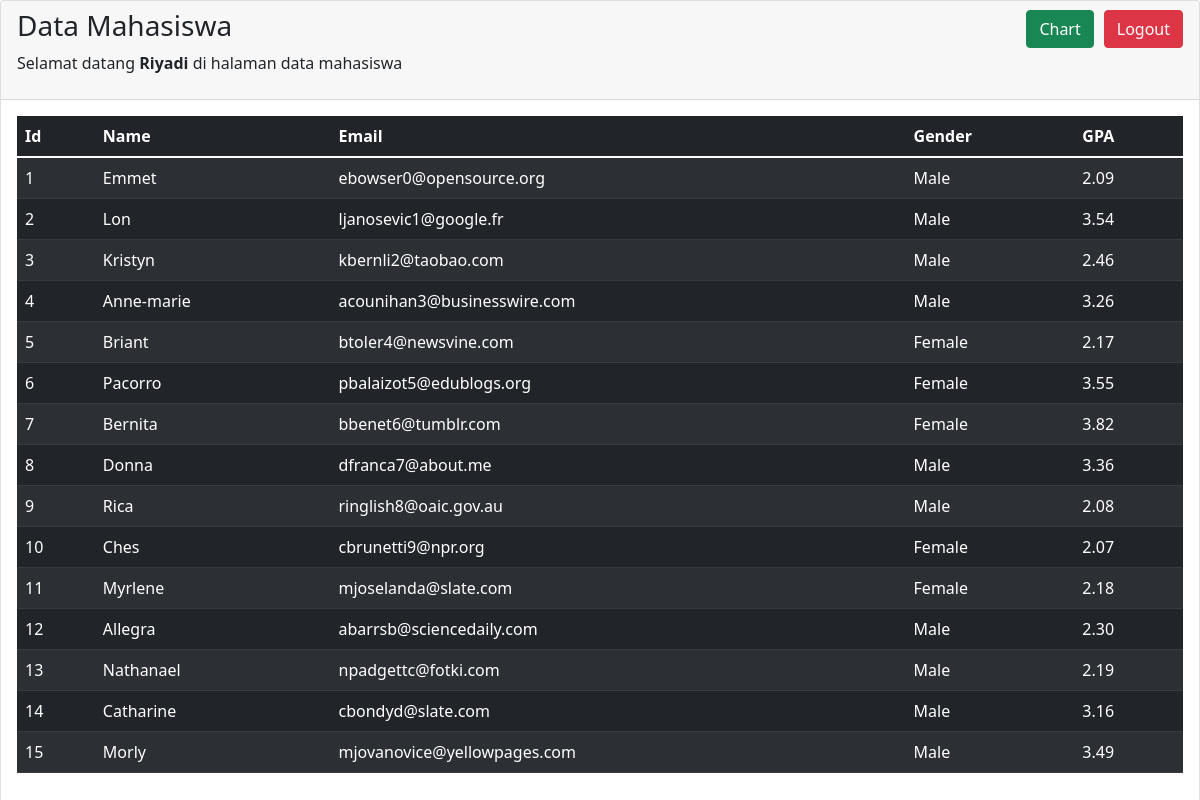
/admin/home.php (signed in), run on the app's committed database.
### tables this page shows
CREATE TABLE `mhs` (
  `id` int NOT NULL AUTO_INCREMENT,
  `nama` varchar(45) DEFAULT NULL,
  `email` varchar(45) DEFAULT NULL,
  `gender` varchar(45) DEFAULT NULL,
  `ipk` decimal(3,2) DEFAULT NULL,
  PRIMARY KEY (`id`)
);

### admin/home.php (the view, shortened to what this page needs)
<?php
include "../config.php";
$getData = mysqli_query($conn, "SELECT * FROM mhs");
?>
<!DOCTYPE html>
<html lang="en">
<html lang="en">
<head>
    <link href="https://cdn.jsdelivr.net/npm/bootstrap@5.1.3/dist/css/bootstrap.min.css" rel="stylesheet"
>
</head>
<body>
    <div class="card">
        <div class="card-header">
            <h3 class="card-title">
                Data Mahasiswa
                <div style="margin-left: 10px; float:right;">
                    <a href="../logout.php">
                        <button type="button" class="btn btn-danger">Logout</button>
                    </a>
                </div>
                <div style="float:right;">
                    <a href="chart.php">
                        <button type="button" class="btn btn-success">Chart</button>
                    </a>
                </div>
            </h3>
            <p>Selamat datang <b><?php echo $_SESSION['nama']; ?></b> di halaman data mahasiswa</p>
        </div>
        <div class="card-body">
            <div id="example2_wrapper" class="dataTables_wrapper dt-bootstrap4">
                <div class="row">
                    <div class="col-sm-12">
                        <table id="example2" class="table table-dark table-striped" aria-describedby="example2_info">
                            <thead>
                                <tr>
                                    <th class="sorting sorting_asc" tabindex="0" aria-controls="example2" rowspan="1"
                                        colspan="1" aria-label="Rendering engine: activate to sort column descending"
                                        aria-sort="ascending">
                                        Id
                                    </th>
                                    <th class="sorting" tabindex="0" aria-controls="example2" rowspan="1" colspan="1"
                                        aria-label="Browser: activate to sort column ascending">
                                        Name
                                    </th>
                                    <th class="sorting" tabindex="0" aria-controls="example2" rowspan="1" colspan="1"
                                        aria-label="Platform(s): activate to sort column ascending">
                                        Email
                                    </th>
                                    <th class="sorting" tabindex="0" aria-controls="example2" rowspan="1" colspan="1"
                                        aria-label="Engine version: activate to sort column ascending">
                                        Gender
                                    </th>
                                    <th class="sorting" tabindex="0" aria-controls="example2" rowspan="1" colspan="1"
                                        aria-label="Engine version: activate to sort column ascending">
                                        GPA
                                    </th>
                                </tr>
                            </thead>
                            <tbody>
                                <?php
                                while ($i = mysqli_fetch_array($getData)) {
                                    echo
                                    "<tr class='odd'>
                                            <td>$i[id]</td>
                                            <td>$i[nama]</td>
                                            <td>$i[email]</td>
                                            <td>$i[gender]</td>
                                            <td>$i[ipk]</td>
                                    </tr>";
                                }
                                ?>
                            </tbody>
                        </table>
                    </div>
                </div>
            </div>
        </div>
    </div>
</body>
</html>
</html>

### data on the page
mhs: id "1", nama "Emmet", email "ebowser0@opensource.org", gender "Male", ipk "2.09"
mhs: id "2", nama "Lon", email "ljanosevic1@google.fr", gender "Male", ipk "3.54"
mhs: id "3", nama "Kristyn", email "kbernli2@taobao.com", gender "Male", ipk "2.46"
mhs: id "4", nama "Anne-marie", email "acounihan3@businesswire.com", gender "Male", ipk "3.26"
mhs: id "5", nama "Briant", email "btoler4@newsvine.com", gender "Female", ipk "2.17"
mhs: id "6", nama "Pacorro", email "pbalaizot5@edublogs.org", gender "Female", ipk "3.55"
mhs: id "7", nama "Bernita", email "bbenet6@tumblr.com", gender "Female", ipk "3.82"
mhs: id "8", nama "Donna", email "dfranca7@about.me", gender "Male", ipk "3.36"
mhs: id "9", nama "Rica", email "ringlish8@oaic.gov.au", gender "Male", ipk "2.08"
mhs: id "10", nama "Ches", email "cbrunetti9@npr.org", gender "Female", ipk "2.07"
mhs: id "11", nama "Myrlene", email "mjoselanda@slate.com", gender "Female", ipk "2.18"
mhs: id "12", nama "Allegra", email "abarrsb@sciencedaily.com", gender "Male", ipk "2.30"
mhs: id "13", nama "Nathanael", email "npadgettc@fotki.com", gender "Male", ipk "2.19"
mhs: id "14", nama "Catharine", email "cbondyd@slate.com", gender "Male", ipk "3.16"
mhs: id "15", nama "Morly", email "mjovanovice@yellowpages.com", gender "Male", ipk "3.49"

### other printed values
$_SESSION['nama'] "Riyadi"
